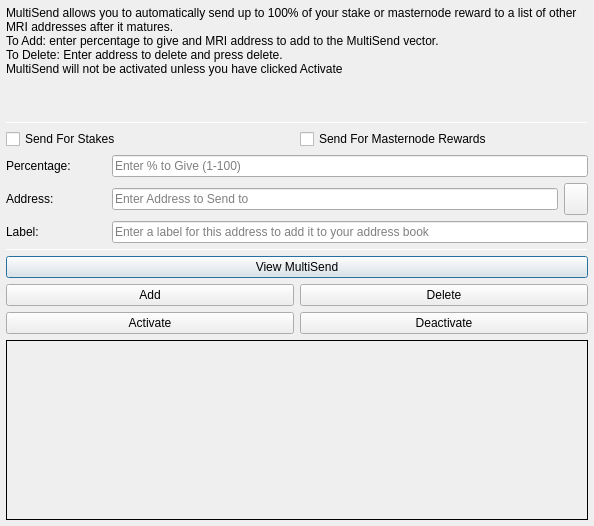
<?xml version="1.0" encoding="UTF-8"?>
<ui version="4.0">
 <class>MultiSendDialog</class>
 <widget class="QDialog" name="MultiSendDialog">
  <property name="windowModality">
   <enum>Qt::NonModal</enum>
  </property>
  <property name="geometry">
   <rect>
    <x>0</x>
    <y>0</y>
    <width>594</width>
    <height>526</height>
   </rect>
  </property>
  <property name="windowTitle">
   <string>MultiSend</string>
  </property>
  <layout class="QVBoxLayout" name="verticalLayout" stretch="0">
   <property name="leftMargin">
    <number>6</number>
   </property>
   <property name="topMargin">
    <number>6</number>
   </property>
   <property name="rightMargin">
    <number>6</number>
   </property>
   <property name="bottomMargin">
    <number>6</number>
   </property>
   <item>
    <layout class="QVBoxLayout" name="verticalLayout_Main" stretch="1,1,1,0,1,1,1">
     <item>
      <widget class="QLabel" name="label_2">
       <property name="lineWidth">
        <number>1</number>
       </property>
       <property name="text">
        <string>MultiSend allows you to automatically send up to 100% of your stake or masternode reward to a list of other MRI addresses after it matures.
To Add: enter percentage to give and MRI address to add to the MultiSend vector.
To Delete: Enter address to delete and press delete.
MultiSend will not be activated unless you have clicked Activate</string>
       </property>
       <property name="alignment">
        <set>Qt::AlignLeading|Qt::AlignLeft|Qt::AlignTop</set>
       </property>
       <property name="wordWrap">
        <bool>true</bool>
       </property>
      </widget>
     </item>
     <item>
      <widget class="Line" name="line">
       <property name="minimumSize">
        <size>
         <width>0</width>
         <height>1</height>
        </size>
       </property>
       <property name="maximumSize">
        <size>
         <width>16777215</width>
         <height>1</height>
        </size>
       </property>
       <property name="orientation">
        <enum>Qt::Horizontal</enum>
       </property>
      </widget>
     </item>
     <item>
      <layout class="QVBoxLayout" name="verticalLayout_Settings">
       <item>
        <layout class="QHBoxLayout" name="horizontalLayout">
         <item>
          <widget class="QCheckBox" name="multiSendStakeCheckBox">
           <property name="text">
            <string>Send For Stakes</string>
           </property>
          </widget>
         </item>
         <item>
          <widget class="QCheckBox" name="multiSendMasternodeCheckBox">
           <property name="text">
            <string>Send For Masternode Rewards</string>
           </property>
          </widget>
         </item>
        </layout>
       </item>
       <item>
        <layout class="QHBoxLayout" name="horizontalLayout_6">
         <item>
          <widget class="QLabel" name="label">
           <property name="minimumSize">
            <size>
             <width>100</width>
             <height>0</height>
            </size>
           </property>
           <property name="toolTip">
            <string>Percentage of stake to send</string>
           </property>
           <property name="text">
            <string>Percentage:</string>
           </property>
          </widget>
         </item>
         <item>
          <widget class="QLineEdit" name="multiSendPercentEdit">
           <property name="toolTip">
            <string>Enter whole numbers 1 - 100</string>
           </property>
           <property name="placeholderText">
            <string>Enter % to Give (1-100)</string>
           </property>
          </widget>
         </item>
        </layout>
       </item>
       <item>
        <layout class="QHBoxLayout" name="horizontalLayout_7">
         <item>
          <widget class="QLabel" name="label_5">
           <property name="minimumSize">
            <size>
             <width>100</width>
             <height>0</height>
            </size>
           </property>
           <property name="toolTip">
            <string>Address to send portion of stake to</string>
           </property>
           <property name="text">
            <string>Address:</string>
           </property>
          </widget>
         </item>
         <item>
          <widget class="QLineEdit" name="multiSendAddressEdit">
           <property name="toolTip">
            <string/>
           </property>
           <property name="placeholderText">
            <string>Enter Address to Send to</string>
           </property>
          </widget>
         </item>
         <item>
          <widget class="QToolButton" name="addressBookButton">
           <property name="maximumSize">
            <size>
             <width>16777215</width>
             <height>32</height>
            </size>
           </property>
           <property name="toolTip">
            <string>Choose an address from the address book</string>
           </property>
           <property name="text">
            <string/>
           </property>
           <property name="icon">
            <iconset resource="../mirai.qrc">
             <normaloff>:/icons/address-book</normaloff>:/icons/address-book</iconset>
           </property>
           <property name="shortcut">
            <string>Alt+A</string>
           </property>
          </widget>
         </item>
        </layout>
       </item>
      </layout>
     </item>
     <item>
      <layout class="QHBoxLayout" name="horizontalLayout_3">
       <item>
        <widget class="QLabel" name="label_3">
         <property name="minimumSize">
          <size>
           <width>100</width>
           <height>0</height>
          </size>
         </property>
         <property name="text">
          <string>Label:</string>
         </property>
        </widget>
       </item>
       <item>
        <widget class="QLineEdit" name="labelAddressLabelEdit">
         <property name="placeholderText">
          <string>Enter a label for this address to add it to your address book</string>
         </property>
        </widget>
       </item>
      </layout>
     </item>
     <item>
      <widget class="Line" name="line_2">
       <property name="minimumSize">
        <size>
         <width>0</width>
         <height>1</height>
        </size>
       </property>
       <property name="maximumSize">
        <size>
         <width>16777215</width>
         <height>1</height>
        </size>
       </property>
       <property name="orientation">
        <enum>Qt::Horizontal</enum>
       </property>
      </widget>
     </item>
     <item>
      <layout class="QVBoxLayout" name="verticalLayout_Buttons">
       <item>
        <layout class="QHBoxLayout" name="horizontalLayout_4">
         <item>
          <widget class="QPushButton" name="viewButton">
           <property name="toolTip">
            <string/>
           </property>
           <property name="statusTip">
            <string>View MultiSend Vector</string>
           </property>
           <property name="text">
            <string>View MultiSend</string>
           </property>
          </widget>
         </item>
        </layout>
       </item>
       <item>
        <layout class="QHBoxLayout" name="horizontalLayout_2">
         <item>
          <widget class="QPushButton" name="addButton">
           <property name="toolTip">
            <string/>
           </property>
           <property name="statusTip">
            <string>Add to MultiSend Vector</string>
           </property>
           <property name="text">
            <string>Add</string>
           </property>
          </widget>
         </item>
         <item>
          <widget class="QPushButton" name="deleteButton">
           <property name="toolTip">
            <string/>
           </property>
           <property name="statusTip">
            <string>Delete Address From MultiSend Vector</string>
           </property>
           <property name="text">
            <string>Delete</string>
           </property>
          </widget>
         </item>
        </layout>
       </item>
       <item>
        <layout class="QHBoxLayout" name="horizontalLayout_5">
         <item>
          <widget class="QPushButton" name="activateButton">
           <property name="statusTip">
            <string>Activate MultiSend</string>
           </property>
           <property name="text">
            <string>Activate</string>
           </property>
          </widget>
         </item>
         <item>
          <widget class="QPushButton" name="disableButton">
           <property name="statusTip">
            <string>Deactivate MultiSend</string>
           </property>
           <property name="text">
            <string>Deactivate</string>
           </property>
          </widget>
         </item>
        </layout>
       </item>
      </layout>
     </item>
     <item>
      <widget class="QLabel" name="message">
       <property name="minimumSize">
        <size>
         <width>0</width>
         <height>180</height>
        </size>
       </property>
       <property name="frameShape">
        <enum>QFrame::Panel</enum>
       </property>
       <property name="frameShadow">
        <enum>QFrame::Plain</enum>
       </property>
       <property name="lineWidth">
        <number>1</number>
       </property>
       <property name="midLineWidth">
        <number>1</number>
       </property>
       <property name="text">
        <string/>
       </property>
       <property name="alignment">
        <set>Qt::AlignLeading|Qt::AlignLeft|Qt::AlignTop</set>
       </property>
       <property name="wordWrap">
        <bool>true</bool>
       </property>
      </widget>
     </item>
    </layout>
   </item>
  </layout>
 </widget>
 <resources>
  <include location="../mirai.qrc"/>
 </resources>
 <connections/>
</ui>
